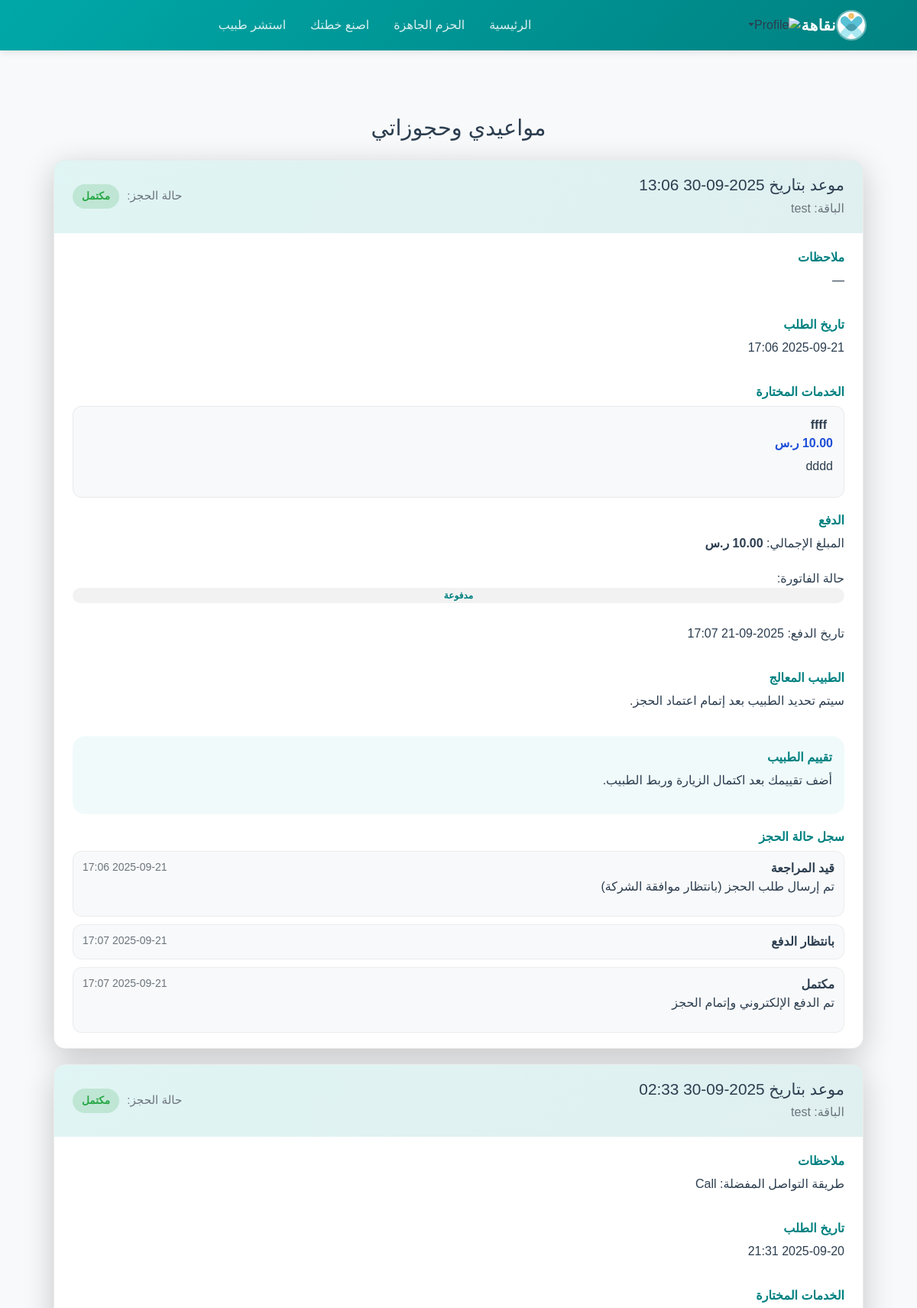
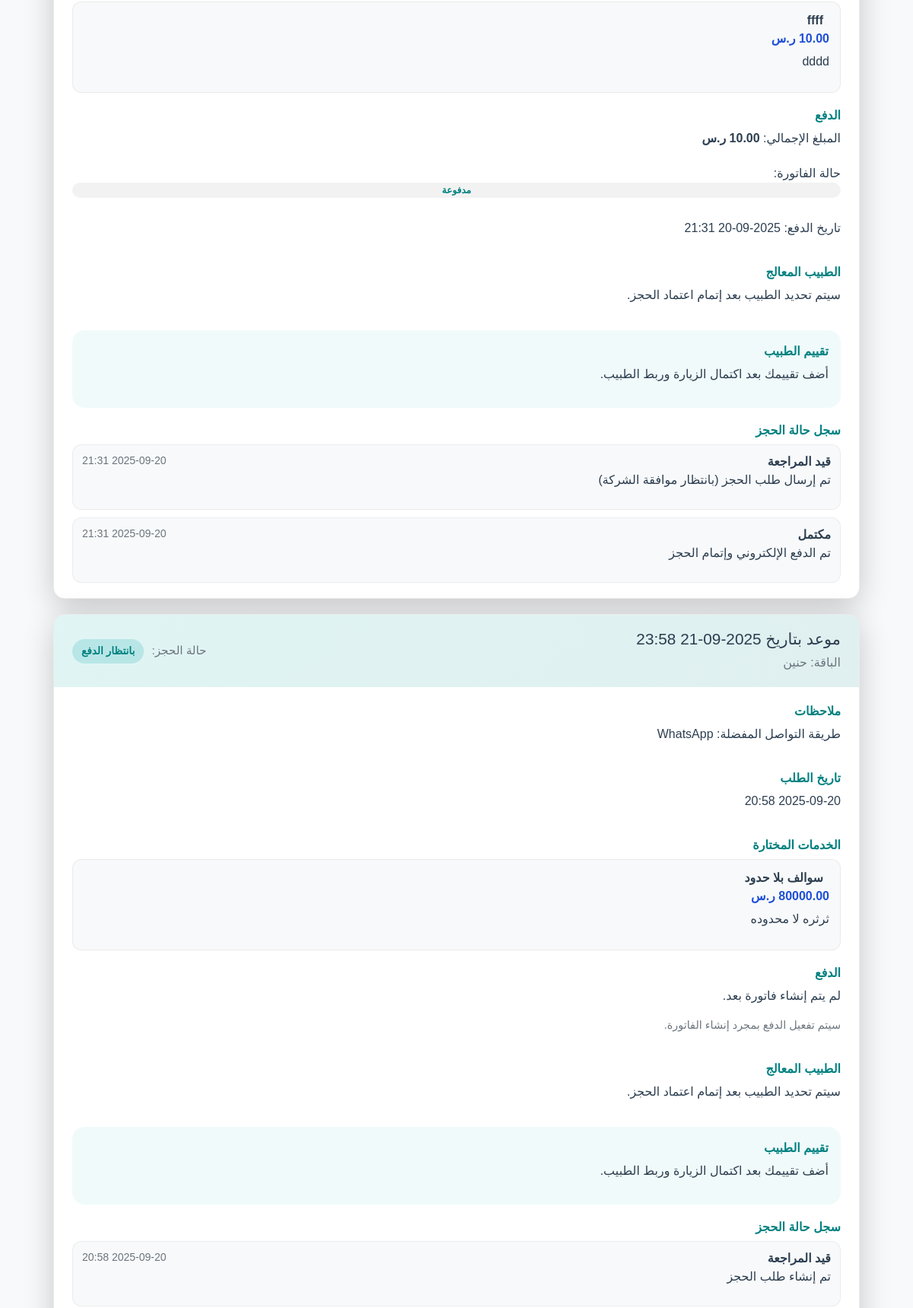
/appointments (signed in, upper part), run on the app's committed database (2 pictures, top to bottom).
### models.py (models this page shows, shortened)
class Appointment(db.Model):
    id = db.Column(db.Integer, primary_key=True)
    date = db.Column(db.DateTime, nullable=False, default=datetime.utcnow)
    notes = db.Column(db.Text)
    status = db.Column(db.String(50), nullable=False, default="pending_confirmation")
    service_type = db.Column(db.String(120))
    proposed_time = db.Column(db.DateTime, nullable=True)
    proposed_note = db.Column(db.Text, nullable=True)
    status_updated_at = db.Column(db.DateTime, default=datetime.utcnow)
    user_id = db.Column(db.Integer, db.ForeignKey("user.id"), nullable=False)
    doctor_id = db.Column(db.Integer, db.ForeignKey("doctor.id"), nullable=True)
    company_id = db.Column(db.Integer, db.ForeignKey("company.id"), nullable=False)
    bookings = db.relationship("Booking", backref="appointment", lazy=True)
    medical_reports = db.relationship("MedicalReport", backref="appointment", lazy=True)
    reviews = db.relationship(
        "DoctorReview",
        backref="appointment",
        lazy=True,
        cascade="all, delete-orphan"
    )
    status_history = db.relationship(
        "AppointmentStatusHistory",
        backref="appointment",
        lazy=True,
        cascade="all, delete-orphan",
        order_by="AppointmentStatusHistory.created_at.asc()"
    )

class Package(db.Model):
    id = db.Column(db.Integer, primary_key=True)
    title = db.Column(db.String(100))
    description = db.Column(db.Text)
    image = db.Column(db.String(200))
    provider_id = db.Column(db.Integer, db.ForeignKey('company.id'))
    approved_by = db.Column(db.Integer, db.ForeignKey('admin.id'))
    status = db.Column(db.String(50), default="pending")
    admin_note = db.Column(db.Text)
    status_updated_at = db.Column(db.DateTime)
    services = db.relationship("PackageService", backref="package", lazy=True)
    bookings = db.relationship("Booking", backref="package", lazy=True)
    doctor_service_links = db.relationship("DoctorServiceLink", backref="package", lazy=True)

class Booking(db.Model):
    id = db.Column(db.Integer, primary_key=True)
    user_id = db.Column(db.Integer, db.ForeignKey('user.id'), nullable=False)
    package_id = db.Column(db.Integer, db.ForeignKey('package.id'), nullable=False)
    appointment_id = db.Column(db.Integer, db.ForeignKey('appointment.id'), nullable=True)
    company_id = db.Column(db.Integer, db.ForeignKey('company.id'), nullable=True)
    doctor_id = db.Column(db.Integer, db.ForeignKey('doctor.id'), nullable=True)
    requested_at = db.Column(db.DateTime, default=datetime.utcnow)
    scheduled_for = db.Column(db.DateTime, nullable=True)
    notes = db.Column(db.Text, nullable=True)
    status = db.Column(db.String(50), default="pending")
    invoices = db.relationship('Invoice', backref='booking', lazy=True)
    consultations = db.relationship('Consultation', backref='booking', lazy=True)
    medical_reports = db.relationship('MedicalReport', backref='booking', lazy=True)
    selected_services = db.relationship(
        'BookingServiceSelection',
        backref='booking',
        lazy=True,
        cascade="all, delete-orphan"
    )
    doctor = db.relationship('Doctor', backref='bookings', lazy=True)
    reviews = db.relationship(
        'DoctorReview',
        backref='booking',
        lazy=True,
        cascade="all, delete-orphan"
    )
    status_history = db.relationship(
        'BookingStatusHistory',
        backref='booking',
        lazy=True,
        cascade="all, delete-orphan",
        order_by="BookingStatusHistory.created_at.desc()"
    )

class BookingServiceSelection(db.Model):
    id = db.Column(db.Integer, primary_key=True)
    booking_id = db.Column(db.Integer, db.ForeignKey('booking.id'), nullable=False)
    package_service_id = db.Column(db.Integer, db.ForeignKey('package_service.id'), nullable=True)
    service_name = db.Column(db.String(100))
    service_description = db.Column(db.Text)
    service_price = db.Column(db.Float)

class Invoice(db.Model):
    id = db.Column(db.Integer, primary_key=True)
    user_id = db.Column(db.Integer, db.ForeignKey('user.id'), nullable=False)
    booking_id = db.Column(db.Integer, db.ForeignKey('booking.id'), nullable=False)
    amount = db.Column(db.Float, nullable=False)
    currency = db.Column(db.String(10), default='SAR')
    status = db.Column(db.String(50), default='unpaid')
    issued_at = db.Column(db.DateTime, default=datetime.utcnow)
    paid_at = db.Column(db.DateTime, nullable=True)
    details = db.Column(db.Text, nullable=True)
    payments = db.relationship('Payment', backref='invoice', lazy=True)

class BookingStatusHistory(db.Model):
    id = db.Column(db.Integer, primary_key=True)
    booking_id = db.Column(db.Integer, db.ForeignKey('booking.id'), nullable=False)
    status = db.Column(db.String(50), nullable=False)
    note = db.Column(db.Text)
    created_at = db.Column(db.DateTime, default=datetime.utcnow)

### app.py (the view)
@app.route('/appointments')
def appointments():
    user_id = session.get("user_id")
    if not user_id:
        flash("يجب تسجيل الدخول أولاً", "danger")
        return redirect(url_for('login'))
    appointments = (
        Appointment.query
        .filter_by(user_id=user_id)
        .options(
            joinedload(Appointment.bookings)
            .joinedload(Booking.selected_services),
            joinedload(Appointment.bookings).joinedload(Booking.package),
            joinedload(Appointment.bookings).joinedload(Booking.invoices),
            joinedload(Appointment.bookings).joinedload(Booking.reviews),
            joinedload(Appointment.bookings).joinedload(Booking.doctor),
            joinedload(Appointment.doctor_obj)
        )
        .order_by(Appointment.date.desc())
        .all()
    )
    user = User.query.get(user_id)
    return render_template('appointments.html', appointments=appointments, user=user)

### templates/appointments.html (shortened to what this page needs)
{% extends "base.html" %}
{% block content %}
{% set status_labels = {
  'pending': 'قيد المراجعة',
  'approved': 'بانتظار الدفع',
  'completed': 'مكتمل',
  'cancelled': 'ملغي',
  'rejected': 'مرفوض'
} %}
<section class="appointments-section">
  <h1 class="section-title">مواعيدي وحجوزاتي</h1>
  {% if appointments %}
    <div class="appointments-grid">
      {% for appointment in appointments %}
        {% set booking = appointment.bookings[0] if appointment.bookings else None %}
        <article class="appointment-card">
          <header class="appointment-header">
            <div>
              <h2>موعد بتاريخ {{ appointment.date.strftime('%Y-%m-%d %H:%M') }}</h2>
              {% if booking and booking.package %}
                <p class="package-name">الباقة: {{ booking.package.title }}</p>
              {% endif %}
            </div>
            <div class="status">
              {% if booking %}
                حالة الحجز:
                <span class="status-pill status-{{ booking.status|replace(' ', '_') }}">
                  {{ status_labels.get(booking.status, booking.status) }}
                </span>
              {% else %}
                موعد فردي
              {% endif %}
            </div>
          </header>
          <div class="appointment-body">
            <div class="detail">
              <span>ملاحظات</span>
              <p>{{ appointment.notes or '—' }}</p>
            </div>
            {% if booking %}
              <div class="detail">
                <span>تاريخ الطلب</span>
                <p>{{ booking.requested_at.strftime('%Y-%m-%d %H:%M') if booking.requested_at else '—' }}</p>
              </div>
              <div class="detail">
                <span>الخدمات المختارة</span>
                {% if booking.selected_services %}
                  <ul class="services-list">
                    {% for service in booking.selected_services %}
                      <li>
                        <strong>{{ service.service_name }}</strong>
                        {% if service.service_price is not none %}
                          <span>{{ '%.2f' | format(service.service_price) }} ر.س</span>
                        {% endif %}
                        {% if service.service_description %}
                          <p>{{ service.service_description }}</p>
                        {% endif %}
                      </li>
                    {% endfor %}
                  </ul>
                {% else %}
                  <p>لم يتم اختيار خدمات لهذه الباقة.</p>
                {% endif %}
              </div>
              {% set invoice = booking.invoices[0] if booking.invoices else None %}
              <div class="detail payment-detail">
                <span>الدفع</span>
                {% if invoice %}
                  {% set invoice_label = 'مدفوعة' if invoice.status == 'paid' else 'ملغاة' if invoice.status == 'cancelled' else 'غير مدفوعة' %}
                  <div class="payment-info">
                    <p>المبلغ الإجمالي: <strong>{{ '%.2f' | format(invoice.amount or 0) }} ر.س</strong></p>
                    <p>حالة الفاتورة: <span class="badge badge-{{ invoice.status }}">{{ invoice_label }}</span></p>
                    {% if invoice.paid_at %}
                      <p>تاريخ الدفع: {{ invoice.paid_at.strftime('%Y-%m-%d %H:%M') }}</p>
                    {% endif %}
                  </div>
                {% else %}
                  <p>لم يتم إنشاء فاتورة بعد.</p>
                {% endif %}
                {% if invoice and invoice.status != 'paid' and booking.status == 'approved' %}
                  <a class="pay-btn" href="{{ url_for('booking_payment', booking_id=booking.id) }}">إتمام الدفع</a>
                {% elif booking.status == 'pending' %}
                  <p class="pending-note">الحجز قيد المراجعة من قبل الشركة.</p>
                {% elif booking.status == 'approved' and not invoice %}
                  <p class="pending-note">سيتم تفعيل الدفع بمجرد إنشاء الفاتورة.</p>
                {% elif invoice and invoice.status != 'paid' and booking.status != 'approved' %}
                  <p class="pending-note">سيتم تفعيل الدفع بعد اعتماد الحجز.</p>
                {% endif %}
              </div>
              {% set assigned_doctor = booking.doctor if booking.doctor else appointment.doctor_obj %}
              <div class="detail">
                <span>الطبيب المعالج</span>
                {% if assigned_doctor %}
                  <p><strong>د. {{ assigned_doctor.name }}</strong> — {{ assigned_doctor.specialty or '—' }}</p>
                  {% if assigned_doctor.status %}
                    <p class="doctor-state">حالة الطبيب: {{ assigned_doctor.status }}</p>
                  {% endif %}
                {% else %}
                  <p>سيتم تحديد الطبيب بعد إتمام اعتماد الحجز.</p>
                {% endif %}
              </div>
              <div class="detail review-block">
                <span>تقييم الطبيب</span>
                {% set review = booking.reviews[0] if booking.reviews else None %}
                {% if review %}
                  <p>تقييمك: <strong>{{ review.rating }}/5</strong></p>
                  {% if review.notes %}
                    <p class="review-note">"{{ review.notes }}"</p>
                  {% endif %}
                  <small>يمكنك إرسال تقييم جديد في أي وقت لتحديث رأيك.</small>
                {% else %}
                  <p>أضف تقييمك بعد اكتمال الزيارة وربط الطبيب.</p>
                {% endif %}
              </div>
              {% if booking.status_history %}
                <div class="detail">
                  <span>سجل حالة الحجز</span>
                  <ul class="status-history">
                    {% for history in booking.status_history|reverse %}
                      <li>
                        <div class="history-status">
                          <strong>{{ status_labels.get(history.status, history.status) }}</strong>
                          <small>{{ history.created_at.strftime('%Y-%m-%d %H:%M') if history.created_at else '' }}</small>
                        </div>
                        {% if history.note %}
                          <p>{{ history.note }}</p>
                        {% endif %}
                      </li>
                    {% endfor %}
                  </ul>
                </div>
              {% endif %}
            {% endif %}
          </div>
        </article>
      {% endfor %}
    </div>
  {% else %}
    <div class="empty-state">
      <h2>لا توجد مواعيد أو حجوزات بعد</h2>
      <p>ابدأ بحجز إحدى الباقات الجاهزة أو جدولة موعد جديد للاستفادة من خدمات نقاهة.</p>
      <a class="cta" href="{{ url_for('ready_packages') }}">استعراض الباقات الجاهزة</a>
    </div>
  {% endif %}
</section>
{% endblock %}

### static/css/style.css (style rules this page uses)
:root { --primary-color: #0ea5e9; --secondary-color: #0f172a; --accent-color: #fbbf24; --success-color: #28a745; --dark-color: #1a1a1a; --light-bg: #f8f9fa; --text-primary: #2c3e50; --text-secondary: #6c757d; --border-radius: 15px; --transition: all 0.3s ease; --shadow-sm: 0 2px 10px rgba(0,0,0,0.1); --shadow-md: 0 5px 20px rgba(0,0,0,0.15); --shadow-lg: 0 10px 40px rgba(0,0,0,0.2); }
body { background: var(--light-bg); color: var(--text-primary); font-family: 'Cairo', 'Segoe UI', sans-serif; }
.badge { display: inline-flex; align-items: center; justify-content: center; padding: 4px 10px; border-radius: 999px; font-size: 0.8rem; }
.badge-paid { background: rgba(40, 167, 69, 0.15); color: var(--success-color); }

### static/css/ready_packages.css (style rules this page uses)
:root { --primary-color: #00a8a8; --secondary-color: #008080; --accent-color: #ffc107; --success-color: #28a745; --dark-color: #1a1a1a; --light-bg: #f8f9fa; --text-primary: #2c3e50; --text-secondary: #6c757d; --border-radius: 15px; --transition: all 0.3s ease; --shadow-sm: 0 2px 10px rgba(0,0,0,0.1); --shadow-md: 0 5px 20px rgba(0,0,0,0.15); --shadow-lg: 0 10px 40px rgba(0,0,0,0.2); }
body { font-family: "Tajawal", sans-serif; background-color: var(--light-bg); margin: 0; padding: 0; color: var(--text-primary); }
.section-title { text-align: center; font-size: 2rem; margin: 30px 0; color: var(--primary-color); }

### templates/appointments.html (style rules this page uses)
.appointments-section { max-width: 1100px; margin: 0 auto; padding: 30px 20px 60px; }
.section-title { margin-bottom: 24px; font-size: 1.8rem; color: var(--text-primary); }
.appointments-grid { display: grid; gap: 20px; }
.appointment-card { background: #fff; border-radius: var(--border-radius); box-shadow: var(--shadow-lg); overflow: hidden; border: 1px solid rgba(0,0,0,0.08); }
.appointment-header { display: flex; justify-content: space-between; gap: 16px; padding: 20px 24px; background: linear-gradient(135deg, rgba(0,168,168,0.12) 0%, rgba(0,128,128,0.12) 100%); }
.appointment-header h2 { margin: 0 0 6px; font-size: 1.3rem; }
.package-name { margin: 0; color: var(--text-secondary); }
.status { align-self: center; font-size: 0.95rem; color: var(--text-secondary); }
.status-pill { display: inline-flex; align-items: center; justify-content: center; padding: 6px 12px; border-radius: 999px; margin-right: 6px; font-size: 0.85rem; font-weight: 600; }
.status-approved { background: rgba(0, 168, 168, 0.18); color: var(--secondary-color); }
.status-completed { background: rgba(40, 167, 69, 0.18); color: var(--success-color); }
.appointment-body { padding: 20px 24px; display: grid; gap: 18px; }
.detail span { display: block; font-weight: 600; color: var(--secondary-color); margin-bottom: 6px; }
.services-list { list-style: none; margin: 0; padding: 0; display: grid; gap: 12px; }
.services-list li { background: var(--light-bg); border-radius: 12px; padding: 12px 14px; border: 1px solid rgba(0,0,0,0.06); }
.services-list li strong { display: inline-block; margin-right: 8px; }
.services-list li span { color: #1d4ed8; font-weight: 600; }
.review-block { background: rgba(0,168,168,0.06); border-radius: 16px; padding: 16px; }
.status-history { list-style: none; margin: 0; padding: 0; display: grid; gap: 10px; }
.status-history li { background: var(--light-bg); border-radius: 12px; border: 1px solid rgba(0,0,0,0.05); padding: 10px 12px; }
.history-status { display: flex; justify-content: space-between; color: var(--text-primary); }
.history-status small { color: var(--text-secondary); }
.payment-detail .payment-info { display: grid; gap: 6px; }
.badge { display: inline-flex; align-items: center; justify-content: center; padding: 4px 10px; border-radius: 999px; font-weight: 600; background: rgba(0,0,0,0.05); }
.badge-paid { color: var(--success-color); }
.pending-note { margin-top: 10px; color: var(--text-secondary); font-size: 0.9rem; }

### data on the page
Appointment: date "2025-09-30 13:06", notes "—", invoice_label "مدفوعة"
Package: package "test"
Booking: get "مكتمل", requested_at "2025-09-21 17:06"
BookingServiceSelection: service_name "ffff", service_price "10.00", service_description "dddd"
Invoice: paid_at "2025-09-21 17:07"
BookingStatusHistory: get "قيد المراجعة", created_at "2025-09-21 17:06", note "تم إرسال طلب الحجز (بانتظار موافقة الشركة)"
BookingStatusHistory: get "بانتظار الدفع", created_at "2025-09-21 17:07"
BookingStatusHistory: get "مكتمل", created_at "2025-09-21 17:07", note "تم الدفع الإلكتروني وإتمام الحجز"
Appointment: date "2025-09-30 02:33", notes "طريقة التواصل المفضلة: Call", invoice_label "مدفوعة"
Booking: get "مكتمل", requested_at "2025-09-20 21:31"
BookingServiceSelection: service_name "ffff", service_price "10.00", service_description "dddd"
Invoice: paid_at "2025-09-20 21:31"
BookingStatusHistory: get "قيد المراجعة", created_at "2025-09-20 21:31", note "تم إرسال طلب الحجز (بانتظار موافقة الشركة)"
BookingStatusHistory: get "مكتمل", created_at "2025-09-20 21:31", note "تم الدفع الإلكتروني وإتمام الحجز"
Appointment: date "2025-09-21 23:58", notes "طريقة التواصل المفضلة: WhatsApp", shows "لم يتم إنشاء فاتورة بعد.", shows "سيتم تفعيل الدفع بمجرد إنشاء الفاتورة."
Package: package "حنين"
Booking: get "بانتظار الدفع", requested_at "2025-09-20 20:58"
BookingServiceSelection: service_name "سوالف بلا حدود", service_price "80000.00", service_description "ثرثره لا محدوده"
BookingStatusHistory: get "قيد المراجعة", created_at "2025-09-20 20:58", note "تم إنشاء طلب الحجز"
